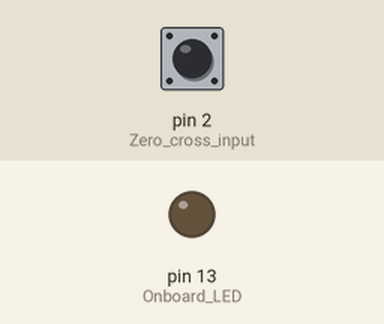
This sketch was run on a simulated Arduino Uno, built with avr-gcc and run on an emulated ATmega328P. Shown: output pins drawn as LEDs (lit = HIGH). The test bench sets the inputs (shaded band); at power-on: pin 2 (Zero_cross_input) HIGH. What the sketch prints to the serial monitor is not drawn.

Above: at 1.2 s.
1.3 s: pin 2 (Zero_cross_input) pulled LOW for 0.15 s
Timing chart, 0 to 4.3 s (numbered marks = the images above; inputs shaded):
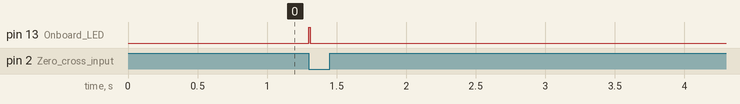

The sketch:

zero_cross_detection_.ino
```cpp
volatile bool zeroCrossDetected = false;
volatile int zeroCrossCount = 0;

void setup() {
  pinMode(13, OUTPUT);                // Onboard LED
  pinMode(2, INPUT_PULLUP);          // Zero cross input
  attachInterrupt(digitalPinToInterrupt(2), zeroCrossISR, FALLING);

  Serial.begin(9600);                 // Start Serial Monitor
}

void loop() {
  if (zeroCrossDetected) {
    digitalWrite(13, HIGH);
    delay(10);
    digitalWrite(13, LOW);

    Serial.print("Zero Cross Count: ");
    Serial.println(zeroCrossCount);

    zeroCrossDetected = false;
  }
}

void zeroCrossISR() {
  zeroCrossDetected = true;
  zeroCrossCount++;
}
```

Measured:
- after the input at 1.3 s, pin 13 (Onboard_LED): LOW → HIGH at once, → LOW 0.01 s later
